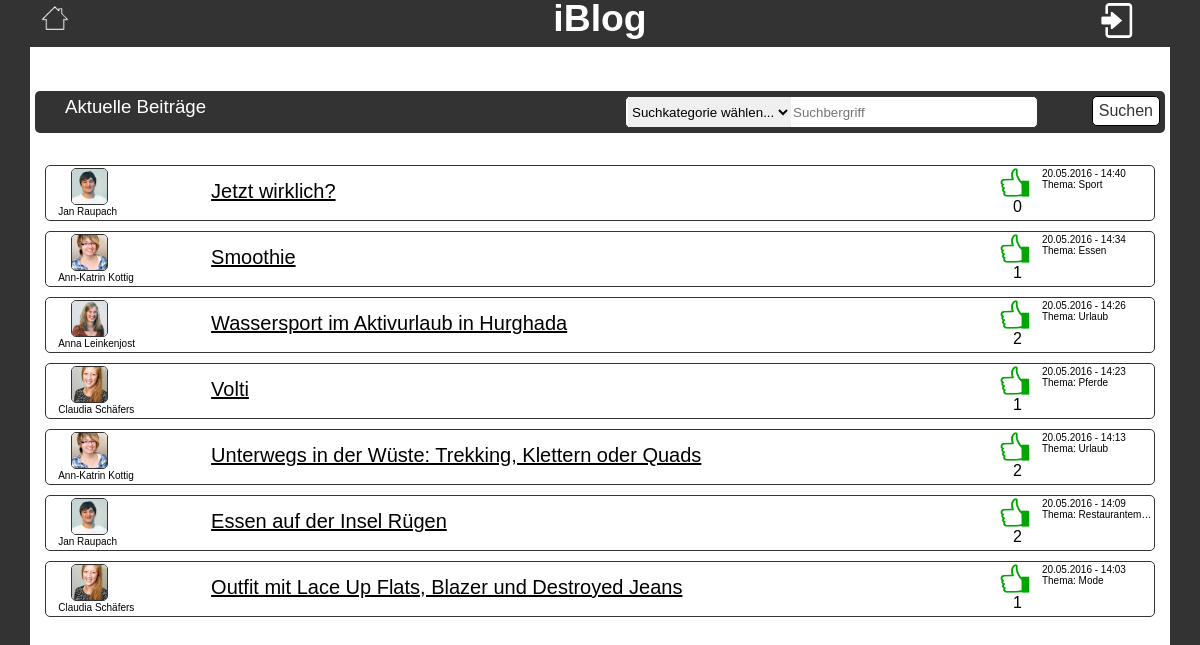
The page / on the database its author committed.
### tables this page shows
CREATE TABLE `theme` (
  `id` int(11) NOT NULL,
  `description` varchar(100) NOT NULL
);

CREATE TABLE `article` (
  `id` int(11) NOT NULL,
  `title` varchar(100) NOT NULL,
  `text` text,
  `user_id` varchar(50) NOT NULL,
  `date` timestamp NOT NULL DEFAULT CURRENT_TIMESTAMP ON UPDATE CURRENT_TIMESTAMP
);

### classes/Template.php (called while the page is built, shortened)
<?php
class Template {
    function render_partial($template_path, $data = array())
    {
        extract($data);
        include(BASEDIR . '/templates/' . $template_path .'.php');
        return ob_get_clean();
    }
    public static function render($template_path, $data)
    {
        $template = new Template();
        $content_for_layout = $template->render_partial($template_path, $data);
        include(BASEDIR . '/templates/layout.php');
    }
}

### classes/Session.php (called while the page is built, shortened)
<?php
class Session {
        ?><script language="JavaScript" type="text/javascript">
        </script> <?
    public static function getuserbyid($id){
      global $dbh;
      $stmt = $dbh->prepare("SELECT CONCAT(CONCAT(firstname, ' '), lastname) FROM user
          WHERE id = :id");
      $stmt->execute(array(
          'id'     => $id,
      ));
      $user = $stmt->fetchColumn();
      return $user;
    }
    public static function getpicext($user_id){
      if(file_exists($_SESSION['workingdirectory']."/images/profilepics/".$user_id.".png"))
      {
        return "images/profilepics/".$user_id.".png";
      }
      elseif (file_exists($_SESSION['workingdirectory']."/images/profilepics/".$user_id.".jpeg")) {
        return "images/profilepics/".$user_id.".jpeg";
      }
      elseif (file_exists($_SESSION['workingdirectory']."/images/profilepics/".$user_id.".gif")) {
        return "images/profilepics/".$user_id.".gif";
      }
      elseif (file_exists($_SESSION['workingdirectory']."/images/profilepics/".$user_id.".jpg")) {
        return "images/profilepics/".$user_id.".jpg";
      }
      else{
        return "images/profilepics/user.png";
      }
    }
    public static function authenticated()
    {
        return ($_SESSION['logged_in'] === true);
    }
    public static function codecorrect() {
        return ($_SESSION['code_correct'] === true);
    }
    public static function searched(){
      return($_SESSION['search']);
    }
    public static function deletesuccess(){
      return($_SESSION['delete_success']===true);
    }
}

### classes/Article.php (called while the page is built, shortened)
<?php
class Article {
  public static function getAll(){
      global $dbh;
      $stmt = $dbh->prepare("SELECT article.id, article.title, article.user_id, article.date, theme.description FROM theme left join theme_article on theme.id = theme_article.theme_id
 left join article on article.id = theme_article.article_id ORDER BY date DESC");
      $stmt ->execute();
      return $stmt ->fetchAll(PDO::FETCH_ASSOC);
  }
public static function getLikes($article){
  global $dbh;
  $stmt = $dbh->prepare("SELECT COUNT(*) FROM user_likes_article WHERE article_id=:article");
  $stmt->execute(array(
    'article' => $article
  ));
  return $stmt->fetchColumn();
}
}
?>

### templates/start.php (the view, shortened to what this page needs)
<link rel="stylesheet" href="assets/stylesheets/home.css">
<form action="index.php?search" method="post" class="start" name="search">
    <div class="sideHeaderDiv">
        <label class="sideHeader" id="sideHeader" name ="sideHeader"><?php echo Session::searched()?></label>
        <div class="searchBar">
            <div class="searchDiv">
                <select class="selectionBox" name="selectionBox">
                    <option value="allen Kategorien" selected="kategorie">Suchkategorie wählen...</option>
                </select>
                <input class="inputSearch" type="search" name="inputSearch" placeholder="Suchbergriff">
            </div>
            <button>Suchen</button>
        </div>
    </div>
</form>
<div class="start">
    <?php if (!empty($articles)) foreach ($articles as $article) :?>
        <div class="titleDiv">
            <a href="index.php?article=<?php echo $article['id'] ?>" class="linkArticle">
                <div class="titleLabelDiv">
                    <div class="imgUserName">
                        <img src="<?php echo Session::getpicext($article['user_id'])?>" class="user-articleImg">
                        <label id = "<?php echo $article['id'] ?>" class="nameUserArticle"><?php echo Session::getuserbyid($article['user_id']) ?></label>
                    </div>
                    <label class="titleLabel"><?php echo $article['title'] ?></label>
                    <div class="likeDiv">
                        <img src="assets/images/like.jpg" class="likeImg">
                        <label class="likeNumber"><?php echo Article::getLikes($article['id'])?></label>
                    </div>
                    <label class="dateLabel"><?php echo date("d.m.Y - H:i", strtotime($article['date']))?><br>Thema: <?php echo $article['description'] ?></label>
                </div>
            </a>
        </div>
    <? endforeach ?>
</div>

### public/index.php (shortened to what this page needs)
<?php
$template_data = array();
if (isset($_REQUEST['login']) && isset($_REQUEST['username']) && isset($_REQUEST['password'])) {
    if (!Session::check_credentials(htmlspecialchars($_REQUEST['username']), htmlspecialchars($_REQUEST['password']))) {
        $template_data['message'] = 'Login failed!';
        Template::render('login', $template_data);
        session_destroy();
    }
    if(!Session::passwordfalse() && !Session::userunlocked(htmlspecialchars($_REQUEST['username']))){
        $template_data['title'] = 'Anmeldung bestätigen';
        Template::render('register', $template_data);
        unset($_SESSION['confirmation_tried']);
    }else{
      $template_data['articles'] = Article::getAll();
        $template_data['title'] = 'Hauptseite';
        Template::render('start', $template_data);
    }
}
elseif (isset($_REQUEST['login'])) {
    session_destroy();
    $template_data['title'] = 'Login-Seite';
    Template::render('login', $template_data);
}
elseif (isset($_REQUEST['logout'])) {
    Session::logout();
    $template_data['articles'] = Article::getAll();
    $template_data['title'] = 'Hauptseite';
    Template::render('start', $template_data);
}
elseif(isset($_REQUEST['lostPassword'])){
    $template_data['title'] = 'Passwort vergessen';
    Template::render('lostPassword', $template_data);
}
elseif(isset($_REQUEST['newUser'])){
    $template_data['title'] = 'Neues Konto erstellen';
    Template::render('newUser', $template_data);
}
elseif (isset($_REQUEST['sendCodeAgain'])){
        Mail::send(Session::getuser());
        $template_data['title'] = 'Anmeldung bestätigen';
        Template::render('register', $template_data);
        unset($_SESSION['mail_send']);
}
elseif (isset($_REQUEST['article'])) {
  $_SESSION['article_id'] = $_REQUEST['article'];
  $template_data['article']= Article::getArticle(Session::getArticleId());
  $template_data['comments']=Comment::getAllComments();
  $template_data['title'] = 'Artikel-Seite';
  Template::render('article', $template_data);
}
elseif(isset($_REQUEST['like'])){
  Article::like(Session::getuserid(), Session::getArticleId());
  $template_data['article']= Article::getArticle(Session::getArticleId());
  $template_data['comments']=Comment::getAllComments();
  $template_data['title'] = 'Artikel-Seite';
  Template::render('article', $template_data);
}
elseif (isset($_REQUEST['editOldArticle'])) {
  $template_data['article']= Article::getArticle(Session::getArticleId());
  $template_data['title'] = 'Bearbeiten-Artikel-Seite';
  Template::render('editOldArticle', $template_data);
}
elseif(isset($_REQUEST['profil'])){
    $template_data['title'] = 'Profil';
    Template::render('profil', $template_data);
}
elseif (isset($_REQUEST['files'])) {
    $template_data['myarticles'] = Article::getmyArticles(Session::getuserid());
    $template_data['title'] = 'Übersicht Eigene-Beiträge';
    Template::render('files', $template_data);
}
elseif (isset($_REQUEST['newArticle'])) {
    $template_data['title'] = 'Neuer Beitrag';
    Template::render('newArticle', $template_data);
}
elseif (isset($_REQUEST['newPic'])){
    $template_data['title'] = 'Neues Foto';
    Template::render('newPicture', $template_data);
}
elseif(isset($_REQUEST['deletepic'])){
  Session::deletePic();
  $template_data['title'] = 'Profil';
  Template::render('profil', $template_data);
}
elseif(isset($_REQUEST['changePassword'])){
    $template_data['title'] = 'Passwort ändern';
    Template::render('changePassword', $template_data);
}
else {
  $template_data['articles'] = Article::getAll();
  $template_data['title'] = 'Hauptseite';
  Template::render('start', $template_data);
}

### templates/layout.php (shortened to what this page needs)
<!DOCTYPE HTML>
<html>
 <head>
     <link rel="stylesheet" href="assets/stylesheets/stylesheet.css">
     <link rel="stylesheet" href="assets/stylesheets/header.css">
     <link rel="stylesheet" href="widgEditor/css/widgEditor.css">
 </head>
 <body>
     <div class="page">
         <header>
             <h1 class="sideHeading">iBlog</h1>
             <a class="home" href="?home=1"><img src="assets/images/home.png"></a>
             <?php if (!Session::authenticated()) : ?>
                 <div class="tooltip">
                     <a class="login" href="?login=1"><img src="assets/images/white-login.png"></a>
                 </div>
             <?php endif ?>
         </header>
         <main>
             <?= $content_for_layout ?>
         </main>
     </div>
 </body>
</html>

### public/assets/stylesheets/stylesheet.css (style rules this page uses)
﻿ *,html { font-family:sans-serif; }
div.page { background-color: white; margin: auto; min-height: 100vh; width: 95%; }
html,body { background-color:rgb(51,51,51); font-size:14pt; margin:0px; padding:0px }
header { text-align:center; background-color: rgb(51,51,51); color: white; min-height: 50px; max-height: 50px; }
main { padding: 0 5px 5px; border-radius: 5px; }
button { background-color: white; border: 0.2px solid black; border-radius: 5px; color: rgb(51, 51, 51); font-size: 12pt; height: 30px; }
.sideHeading { margin-bottom: 0; margin-top: -25px; }
.sideHeaderDiv { background-color: rgb(51, 51, 51); border-radius: 5px; color: white; padding: 5px; display: flex; }
.sideHeader { max-width: 50%; min-width: 50%; overflow: hidden; padding-left: 25px; text-overflow: ellipsis; white-space: nowrap; }
.user-articleImg { border: 0.2px solid rgb(51, 51, 51); border-radius: 5px; height: 35px; margin-bottom: 10px; margin-left: 20px; }
.nameUserArticle { font-size: 10px; margin-left: -55px; margin-top: 36px; color: black; text-overflow: ellipsis; }
.titleDiv { margin-top: 5px; }
.titleLabelDiv { border: 0.5px solid rgb(51, 51, 51); border-radius: 5px; display: flex; height: 50px; margin: 10px; padding: 2px 2px 2px 5px; }
.imgUserName { max-width: 10%; min-width: 10%; overflow: hidden; text-overflow: ellipsis; white-space: nowrap; }
.titleLabel { color: black; font-size: 20px; margin-top: 12px; overflow: hidden; padding-left: 50px; text-decoration: underline; text-overflow: ellipsis; width: 75%; }
.linkArticle { text-decoration: none; }
.likeImg { height: 30px; width: 30px; }
.likeNumber, .likeNumberStart { color: black; font-size: 16px; }
.likeDiv { display: flex; padding-right: 10px; }
.likeNumber { margin-left: -17px; margin-top: 30px; }
.dateLabel { color: black; float: right; font-size: 10px; margin-left: 10px; max-width: 10%; min-width: 10%; overflow: hidden; text-overflow: ellipsis; white-space: nowrap; }

### public/assets/stylesheets/header.css (style rules this page uses)
a.home img { height: 50px; }
a.login { position: absolute; right: 65px; top: 3px; }
a.login img { height: 35px; }

### public/assets/stylesheets/home.css (style rules this page uses)
.searchDiv { background-color: white; border: 0.2px solid rgb(51, 51, 51); border-radius: 5px; display: flex; margin-right: 10%; width: 80%; }
.selectionBox { border: medium none; height: 30px; margin-left: 2px; }
.inputSearch { border: medium none; height: 30px; }

### rows shown on the page
theme: user_id "Jan Raupach", article.title "Jetzt wirklich?", id "0", article.date "20.05.2016 - 14:40", description "Sport"
theme: user_id "Ann-Katrin Kottig", article.title "Smoothie", id "1", article.date "20.05.2016 - 14:34", description "Essen"
theme: shows a picture, user_id "Anna Leinkenjost", article.title "Wassersport im Aktivurlaub in Hurghada", id "2", article.date "20.05.2016 - 14:26", description "Urlaub", user_id "Ann-Katrin Kottig", article.title "Unterwegs in der Wüste: Trekking, Klettern oder Quads", article.date "20.05.2016 - 14:13"
theme: user_id "Claudia Schäfers", article.title "Volti", id "1", article.date "20.05.2016 - 14:23", description "Pferde"
theme: user_id "Jan Raupach", article.title "Essen auf der Insel Rügen", id "2", article.date "20.05.2016 - 14:09", description "Restaurantem…"
theme: user_id "Claudia Schäfers", article.title "Outfit mit Lace Up Flats, Blazer und Destroyed Jeans", id "1", article.date "20.05.2016 - 14:03", description "Mode"

### other values the page prints
Session::searched() "Aktuelle Beiträge"
